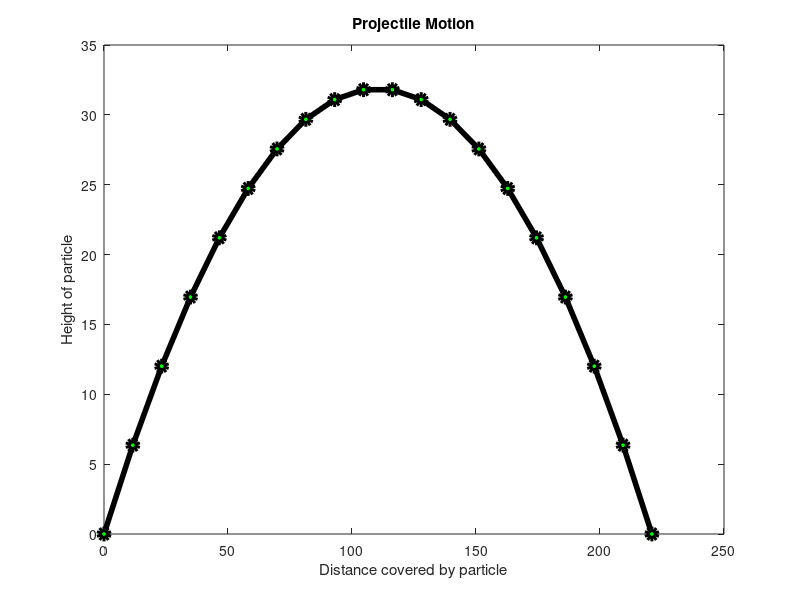

Here is the MATLAB script that generated this plot:
clear all
close all
clc
a=deg2rad(30); %angle of projectile
u=50; %initial velocity m/s
g= 9.8; %accleration due to gravity m/s^2
%

h=(u*u*sin(a)*sin(a))/(2*g); %maximum height
R= (u*u*sin(2*a))/g; %range 
T= (2*u*sin(a))/g;  %trajectory


x=linspace(0,R,20);
Y=[];
for i=1:20
    y=(x(i).*tan(a))-(((1/2)*(g.*x(i).*x(i)))/(u*u*cos(a)*cos(a)) ); %function of y wrt x
    Y=[Y ,y];
end
plot(x,Y,"-o",'linewidth',4,'MarkerSize',7,'MarkerFaceColor','g', 'Color', 'k')
xlabel("Distance covered by particle")
ylabel("Height of particle")
title("Projectile Motion")